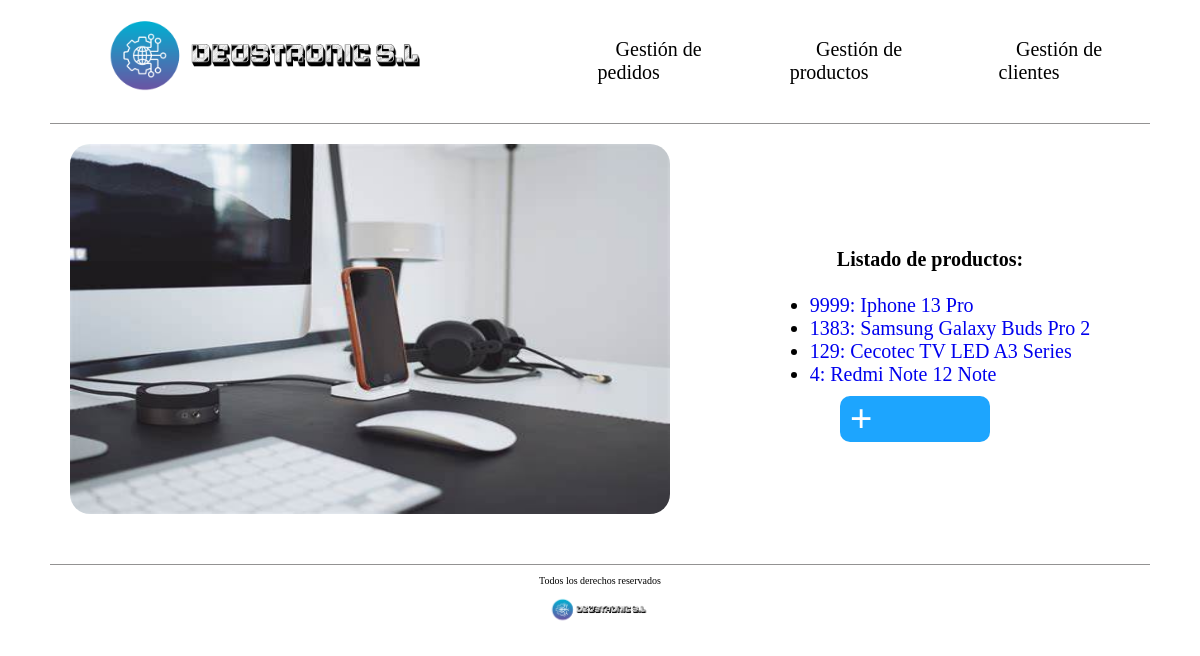
The app's page /empresaDjango/producto/ with its own data.
### empresaDjango/models.py (models this page shows, shortened)
class Producto(models.Model):
    categoria = models.ForeignKey(Categoria, on_delete=models.CASCADE)
    cod_producto = models.CharField(max_length=10)
    nombre_producto = models.CharField(max_length=50)
    descripcion = models.CharField(max_length=50)
    precio_unidad = models.IntegerField()
    modelo = models.CharField(max_length=50)

### empresaDjango/views.py (the view)
# urls.py: path('producto/', views.index_producto, name='index_pro'),
def index_producto(request):
    productos = Producto.objects.all()
    return render(request, 'index_producto.html', {'listado_productos': productos})

### empresaDjango/templates/index_producto.html (shortened to what this page needs)
{% load static %}
<!DOCTYPE html>
<html lang="es">
<head>
    <link rel="stylesheet" href="{% static 'css/styles.css'%}" />
    <link rel="stylesheet" href="{% static 'css/normalize.css'%}" />
</head>
<body>
    <header>
        <div class="navegacion">
            <nav class="nav-principal">
                <a href="{% url 'index_ped' %}">
                  <img src="{% static 'images/DEUSTRONIC.png' %}" alt="Logo Tienda" />
                </a>
                <ul class="elementos-navegacion">
                  <li>
                    <a href="{% url 'index_ped' %}">Gestión de pedidos</a>
                  </li>
                  <li>
                    <a href="{% url 'index_pro' %}">Gestión de productos</a>
                  </li>
                  <li>
                    <a href="{% url 'index_cli' %}">Gestión de clientes</a>
                  </li>
                </ul>
            </nav>
        </div>
    </header>
     <main>
        <div class="contenedor-principal-index">
            <div class="parte-izquierda">
                <img src="{% static 'images/Escritorio.jpeg'%}" alt="Foto con artículos tecnológicos en un escritorio" />
            </div>
            <div class="parte-derecha">
            <h1>Listado de productos:</h1>
                <ul>
                    {% for pr in listado_productos %}
                    <li class="listados">
                        <a href="{% url 'detail_pro' pr.cod_producto %}">
                        {{ pr.cod_producto }}: {{ pr.nombre_producto }} {{ pr.modelo }}
                        </a>
                    </li>
                    {% endfor %}
                    <div class="boton_crear">
                        <a  href="{% url 'producto_create' %}"> + </a>
                    </div>
                </ul>
            </div>
        </div>
     </main>
    <footer>
        <div class="contenido-footer">
            <p class="copyright">Todos los derechos reservados</p>
            <img src="{% static 'images/DEUSTRONIC.png'%}" alt="Logo Tienda" />
        </div>
    </footer>
</body>
</html>

### empresaDjango/static/css/styles.css (style rules this page uses)
html { box-sizing: border-box; font-size: 62.5%; background-color: white; }
a { text-decoration: none; }
.nav-principal { display: flex; flex-direction: row; align-items: center; padding: 1rem; border-bottom: 1px solid #2e2c2c83; margin: 0 5rem 0 5rem; }
.nav-principal img { height: 10rem; }
.nav-principal a { color: rgb(0, 0, 0); margin-left: 3rem; margin-right: 3rem; text-align: center; }
.nav-principal li { text-align: center; }
.elementos-navegacion { list-style: none; display: flex; justify-content: space-between; align-items: center; font-size: 2rem; padding: 0rem; margin-left: 7rem; }
.contenedor-principal-index { margin: 2rem 5rem 2rem 5rem; display: grid; min-height: 40rem; grid-template-columns: 60% 40%; }
.parte-izquierda { margin-left: 2rem; }
.parte-izquierda img { border-radius: 2rem; width: 60rem; height: 37em; }
.parte-derecha { display: flex; flex-direction: column; align-items: center; justify-content: center; }
.listados { font-size: 2rem; }
.boton_crear { font-size: 4rem; font-weight: bolder; background-color: #1DA5FE; border-radius: 1rem; margin-left: 3rem; margin-right: 10rem; margin-top: 1rem; }
.boton_crear a { color: white; margin-left: 1rem; }
.contenido-footer { margin: 0 5rem 0 5rem; text-align: center; align-items: center; border-top: 1px solid #2e2c2c83; }
.contenido-footer img { height: 3rem; }

### records on screen
Producto: cod_producto "9999", nombre_producto "Iphone 13", modelo "Pro"
Producto: cod_producto "1383", nombre_producto "Samsung Galaxy Buds", modelo "Pro 2"
Producto: cod_producto "129", nombre_producto "Cecotec TV LED", modelo "A3 Series"
Producto: cod_producto "4", nombre_producto "Redmi Note 12", modelo "Note"
